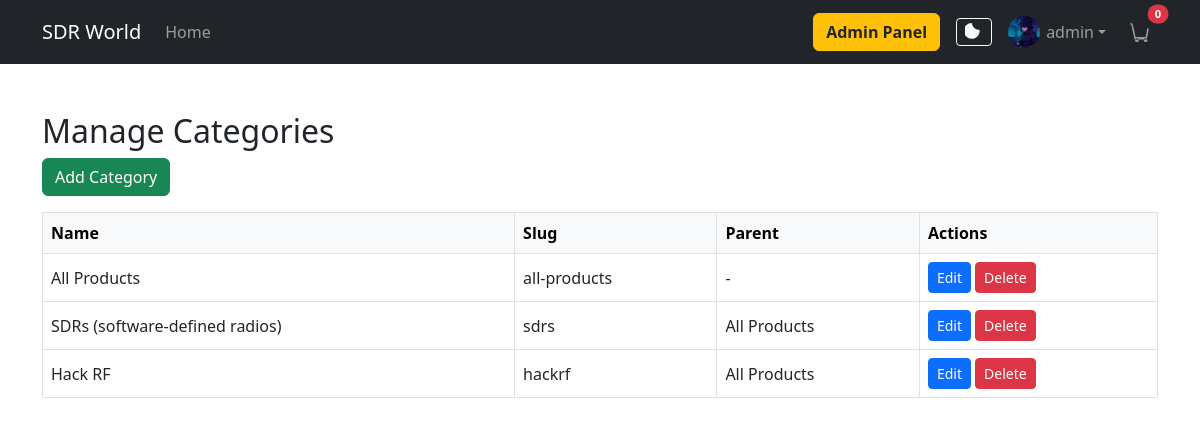
The app's page /adminpanel/categories/ (signed in) with its own data.
### accounts/models.py (models this page shows, shortened)
class UserProfile(models.Model):
    user = models.OneToOneField(User, on_delete=models.CASCADE)
    address = models.CharField(max_length=255, blank=True)
    phone = models.CharField(max_length=20, blank=True)
    avatar = models.ImageField(upload_to='avatars/', blank=True, null=True)

### products/models.py (models this page shows, shortened)
class Category(models.Model):
    name = models.CharField(max_length=100, unique=True)
    slug = models.SlugField(max_length=120, unique=True)
    parent = models.ForeignKey('self', null=True, blank=True, related_name='subcategories', on_delete=models.CASCADE)
    class Meta:
        verbose_name_plural = 'Categories'

### adminpanel/views.py (the view)
# urls.py: path('categories/', views.category_crud, name='category_crud'),
@user_passes_test(is_admin_or_editor)
def category_crud(request):
    categories = Category.objects.all()
    return render(request, 'adminpanel/category_crud.html', {'categories': categories})

### adminpanel/views.py (called while the page is built)
def is_admin_or_editor(user):
    return user.is_staff or user.is_superuser

### cart/context_processors.py (called while the page is built)
def cart_count(request):
    if request.user.is_authenticated:
        return {'cart_count': CartItem.objects.filter(user=request.user).count()}
    return {'cart_count': 0}

### templates/adminpanel/category_crud.html (shortened to what this page needs)
{% extends 'base.html' %}
{% load crispy_forms_tags %}
{% block content %}
<div class="container mt-5">
    <h2>Manage Categories</h2>
    <button class="btn btn-success mb-3" data-bs-toggle="modal" data-bs-target="#addCategoryModal">Add Category</button>
    <table class="table table-bordered align-middle" id="categories-table">
        <thead class="table-light">
            <tr>
                <th>Name</th>
                <th>Slug</th>
                <th>Parent</th>
                <th>Actions</th>
            </tr>
        </thead>
        <tbody>
            {% for category in categories %}
            <tr data-category-id="{{ category.id }}">
                <td class="cat-name">{{ category.name }}</td>
                <td class="cat-slug">{{ category.slug }}</td>
                <td class="cat-parent">{% if category.parent %}{{ category.parent.name }}{% else %}-{% endif %}</td>
                <td>
                    <button class="btn btn-sm btn-primary edit-category-btn" data-id="{{ category.id }}" data-name="{{ category.name }}" data-slug="{{ category.slug }}" data-parent="{% if category.parent %}{{ category.parent.id }}{% else %}0{% endif %}">Edit</button>
                    <button class="btn btn-sm btn-danger delete-category-btn" data-id="{{ category.id }}" data-name="{{ category.name }}">Delete</button>
                </td>
            </tr>
            {% endfor %}
        </tbody>
    </table>
</div>
{% endblock %}

### templates/base.html (shortened to what this page needs)
<!DOCTYPE html>
<html lang="en">
<head>
    <link href="https://cdn.jsdelivr.net/npm/bootstrap@5.3.0/dist/css/bootstrap.min.css" rel="stylesheet">
</head>
<body>
    <nav class="navbar navbar-expand-lg navbar-dark bg-dark mb-4">
        <div class="container">
            <a class="navbar-brand" href="/">SDR World</a>
            <div class="collapse navbar-collapse" id="navbarNav">
                <ul class="navbar-nav me-auto mb-2 mb-lg-0">
                    <li class="nav-item"><a class="nav-link" href="/">Home</a></li>
                </ul>
                <ul class="navbar-nav mb-2 mb-lg-0 align-items-center w-100 justify-content-end">
                    {% if user.is_authenticated %}
                        {% if user.is_staff or user.is_superuser %}
                            <li class="nav-item mb-2 mb-lg-0">
                                <a class="btn btn-warning" href="{% url 'admin_dashboard' %}" style="color: #212529; font-weight: 600;">Admin Panel</a>
                            </li>
                        {% endif %}
                    {% endif %}
                    <li class="nav-item ms-3 me-2 mb-2 mb-lg-0">
                        <button id="darkModeToggle" class="btn btn-outline-light btn-sm" title="Toggle dark mode" style="display: flex; align-items: center; justify-content: center;">
                            <svg id="darkModeIcon" xmlns="http://www.w3.org/2000/svg" width="18" height="18" fill="currentColor" class="bi bi-moon" viewBox="0 0 16 16">
                                <path d="M6 0a7 7 0 0 0 0 14c3.866 0 7-3.134 7-7 0-.265-.015-.527-.045-.785A6.978 6.978 0 0 1 6 0z"/>
                            </svg>
                        </button>
                    </li>
                    {% if user.is_authenticated %}
                        <li class="nav-item dropdown mb-2 mb-lg-0">
                            <a class="nav-link dropdown-toggle d-flex align-items-center" href="#" id="navbarDropdown" role="button" data-bs-toggle="dropdown" aria-expanded="false">
                                {% if user.userprofile.avatar and user.userprofile.avatar.name %}
                                    <img src="{{ user.userprofile.avatar.url }}" class="navbar-avatar" alt="avatar">
                                {% else %}
                                    <img src="https://ui-avatars.com/api/?name={{ user.username|urlencode }}&size=32" class="navbar-avatar" alt="avatar">
                                {% endif %}
                                {{ user.username }}
                            </a>
                        </li>
                        <li class="nav-item ms-2 mb-2 mb-lg-0">
                            <a class="nav-link d-flex align-items-center position-relative justify-content-center" href="{% url 'cart_view' %}">
                                <span id="cart-count-badge" class="position-absolute top-0 start-100 translate-middle badge rounded-pill bg-danger" style="font-size: 0.7rem; min-width: 18px;">{{ cart_count }}</span>
                            </a>
                        </li>
                    {% endif %}
                </ul>
            </div>
        </div>
    </nav>
    {% block content %}{% endblock %}
</body>
</html>

### templates/base.html (style rules this page uses)
.navbar-avatar { width: 32px; height: 32px; object-fit: cover; border-radius: 50%; margin-right: 6px; }

### records on screen
Category: name "All Products", slug "all-products"
Category: name "SDRs (software-defined radios)", slug "sdrs", parent.name "All Products"
Category: name "Hack RF", slug "hackrf", parent.name "All Products"

### other values on screen
{{ user.username }} "admin"
{{ cart_count }} "0"
